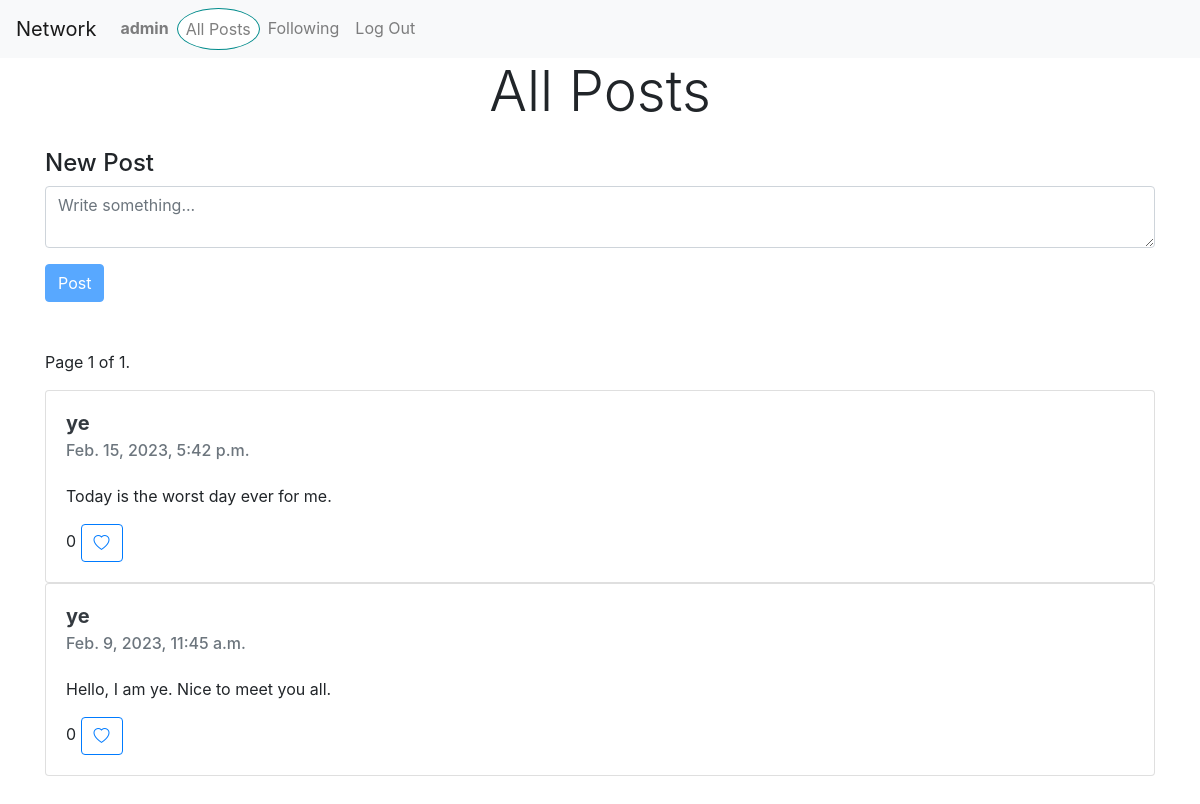
Before: / (signed in) with the older database file.
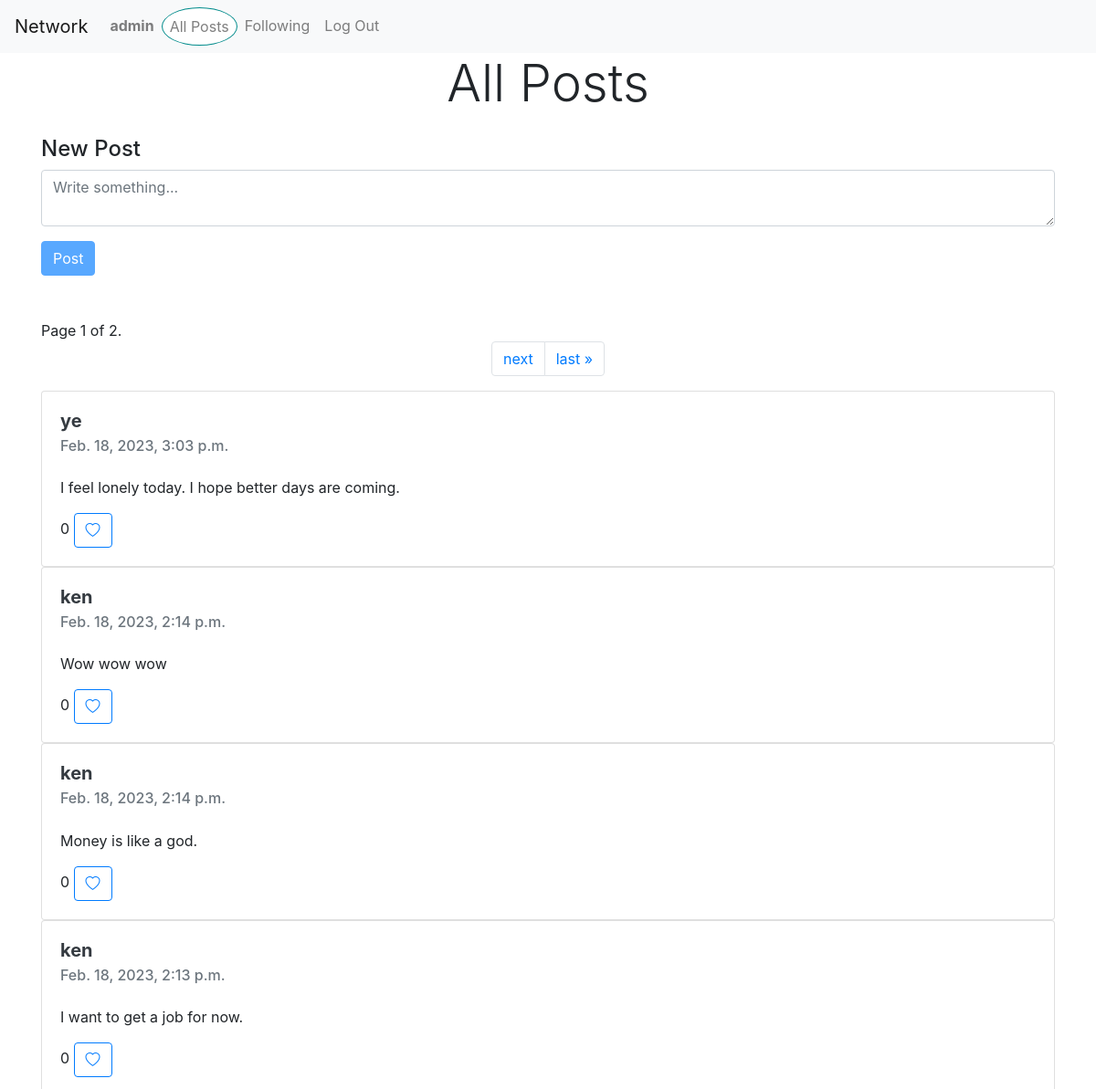
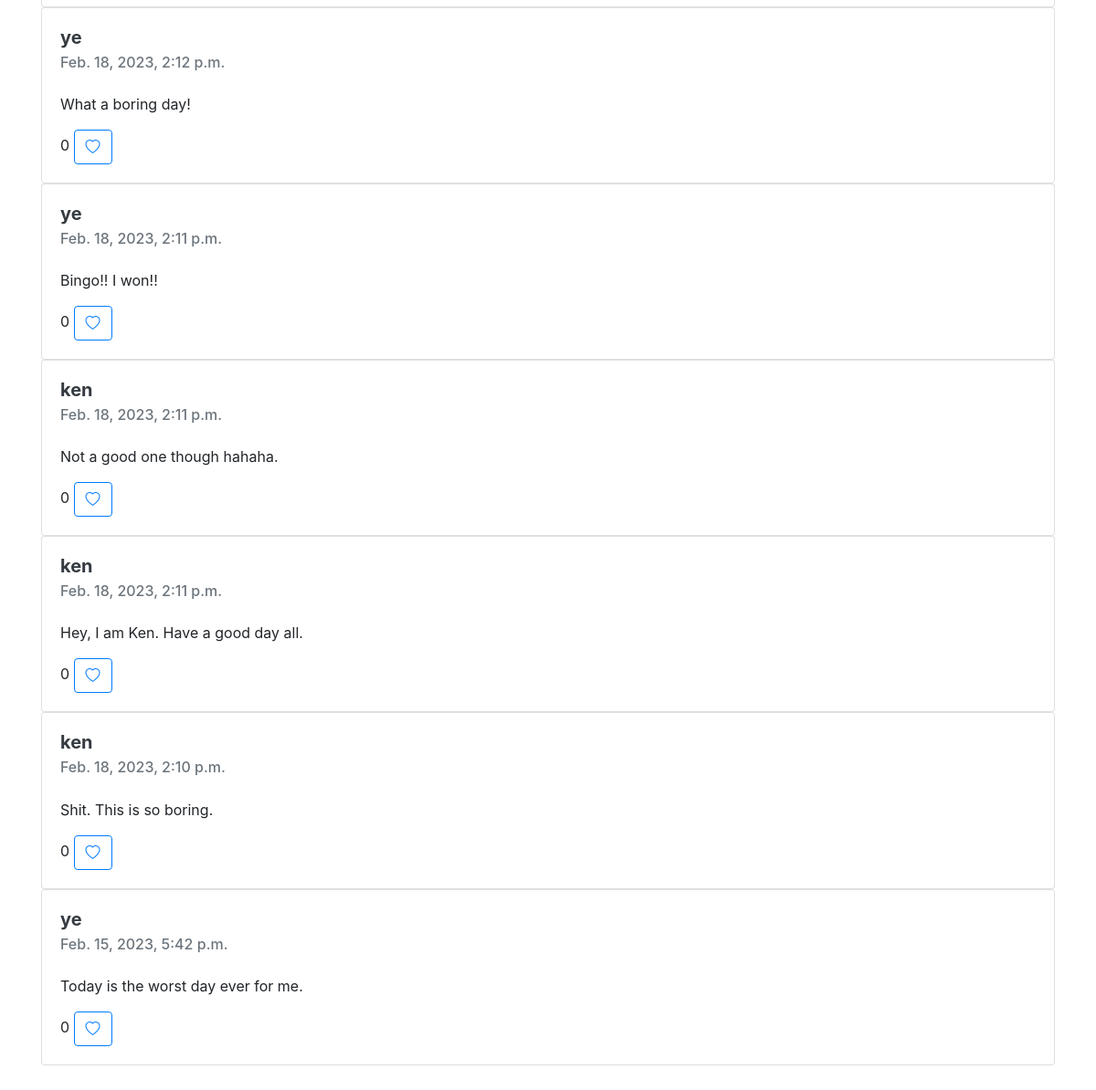
After: the same page with the newer database file (2 pictures, top to bottom).
### network/models.py (models this page shows, shortened)
class Post(models.Model):
    user = models.CharField(max_length=100)
    content = models.TextField()
    created_at = models.DateTimeField(default=datetime.now)
    likes = models.IntegerField(default=0)
    class Meta:
        ordering = ['-created_at']

### network/views.py (the view)
# urls.py: path("", views.index, name="index"),
@login_required(login_url='login')
def index(request):
    posts = Post.objects.all()
    paginator = Paginator(posts,10) # Show 10 posts per page
    page_number = request.GET.get('page')
    page_obj = paginator.get_page(page_number)
    liked_posts_all = []
    for post in posts:
        liked_posts = LikePost.objects.filter(user=request.user.username,post_id=post.id)
        liked_posts_all.extend(liked_posts)
    return render(request, "network/index.html",{
        'liked_posts': liked_posts_all,
        'page_obj': page_obj
    })

### network/templates/network/index.html (shortened to what this page needs)
{% extends "network/layout.html" %}
{% load static %}
{% block body %}
    <div class="container-lg">
        <section id="create_post">
            <h3 class="display-4 mb-4 text-center">All Posts</h3>
            <form action="/create-post" method="post">
                <div class="form-floating">
                    <label for="content" class="h4">New Post</label>
                    <textarea name="content" id="content" class="form-control" placeholder="Write something..."></textarea>
                </div>
                <button class="btn btn-primary mt-3" id="submit" type="submit" disabled>Post</button>
            </form>
        </section>
        <div class="row justify-content-center align-items-center my-5">
        <div class="col-12">
            <nav aria-label="post pages">
                <span class="current">
                    Page {{ page_obj.number }} of {{ page_obj.paginator.num_pages }}.
                </span>
                <ul class="pagination justify-content-center">
                    {% if page_obj.has_next %}
                    <li class="page-item">
                         <a href="?page={{ page_obj.next_page_number }}" class="page-link">next</a>
                    </li>
                    <li class="page-item">
                        <a href="?page={{ page_obj.paginator.num_pages }}" class="page-link">last &raquo;</a>
                    </li>
                    {% endif %}
                </ul>
            </nav>
            <section id="posts">
            {% for post in page_obj %}
                    <div class="card" style="width: 100%;">
                        <div class="card-body">
                            <h5 class="card-title"><a class="text-dark" href="{% url 'profile_view' post.user %}"><strong>{{post.user}}</strong></a></h5>
                            <h6 class="card-subtitle mb-4 text-muted">{{ post.created_at }}</h6>
                            <p class="card-text">{{ post.content }}</p>
                            <span id="like_count{{post.id}}">{{ post.likes }}</span>
                            <button type="button" id="like{{post.id}}" class="like btn btn-outline-primary" value="like">
                                {% if liked_posts %}
                                {% for liked_post in liked_posts %}
                                        {% if post.id == liked_post.post_id %}
                                            <i id="heart{{post.id}}" class="bi bi-heart-fill"></i>
                                        {% else %}
                                            <i id="heart{{post.id}}" class="bi bi-heart"></i>
                                        {% endif %}
                                {% endfor %}
                                {% else %}
                                    <i id="heart{{post.id}}" class="bi bi-heart"></i>
                                {% endif %}
                            </button>
                        </div>
                    </div>
            {% endfor %}
            </section>
        </div>
        </div>
    </div>
{% endblock %}

Changed rows visible on the page:
no longer on this page (row unchanged): Post: user "ye", created_at "Feb. 9, 2023, 11:45 a.m.", content "Hello, I am ye. Nice to meet you all.", likes "0"
added Post: user "ye", created_at "Feb. 18, 2023, 3:03 p.m.", content "I feel lonely today. I hope better days are coming.", likes "0"
added Post: user "ken", created_at "Feb. 18, 2023, 2:14 p.m.", content "Wow wow wow", likes "0"
added Post: user "ken", created_at "Feb. 18, 2023, 2:14 p.m.", content "Money is like a god.", likes "0"
added Post: user "ken", created_at "Feb. 18, 2023, 2:13 p.m.", content "I want to get a job for now.", likes "0"
added Post: user "ye", created_at "Feb. 18, 2023, 2:12 p.m.", content "What a boring day!", likes "0"
added Post: user "ye", created_at "Feb. 18, 2023, 2:11 p.m.", content "Bingo!! I won!!", likes "0"
added Post: user "ken", created_at "Feb. 18, 2023, 2:11 p.m.", content "Not a good one though hahaha.", likes "0"
added Post: user "ken", created_at "Feb. 18, 2023, 2:11 p.m.", content "Hey, I am Ken. Have a good day all.", likes "0"
added Post: user "ken", created_at "Feb. 18, 2023, 2:10 p.m.", content "Shit. This is so boring.", likes "0"
Other visible differences:
{{ page_obj.paginator.num_pages }}: "1" → "2"
text now shown: "next last »"
